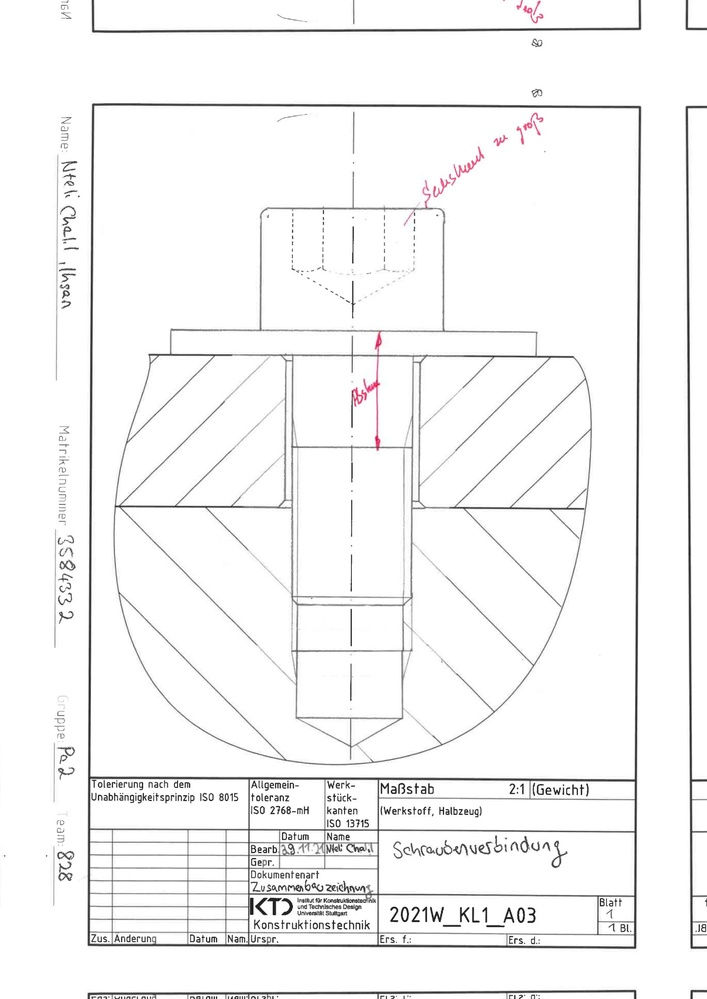
#> input picture Dataset/Original_Data/01Schraubedrawcorrected/101.jpg, 707 x 999 px, shrunk from 1654 x 2338 before the run, found by its file name; its folder holds only this picture in this run
$ jupyter execute --allow-errors clusteringOn1Corrected.ipynb
#> lines starting #> are read from the running program, lines starting #| are printed output that depends on the picture; after the words box and inside, x2 and y2 are one past the last pixel; in counts of white or black regions, pixels touching at a corner belong together
[cell 1]
from sklearn.cluster import KMeans
import numpy as np
import cv2
import os
from pytesseract import image_to_string
from PIL import Image

# Function to extract features from an image
def extract_features(image_path):
    image = cv2.imread(image_path)
#> image is the input picture: shape (999, 707, 3); mean B, G, R 245.3, 245.3, 245.4
    gray = cv2.cvtColor(image, cv2.COLOR_BGR2GRAY)

    # Edge density feature
    edges = cv2.Canny(gray, 100, 200)
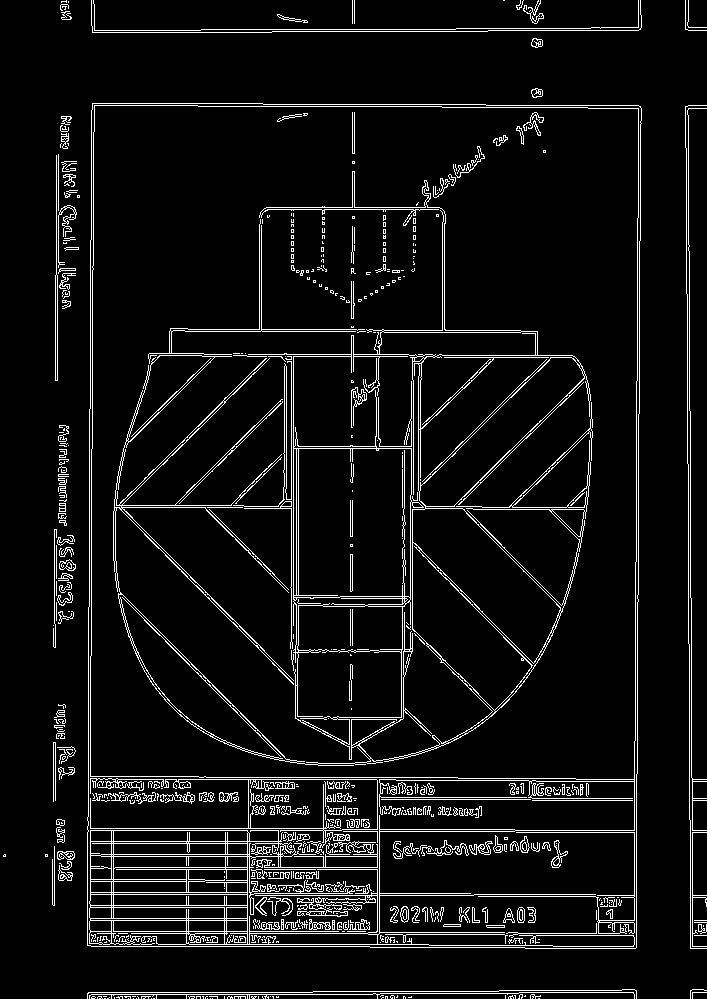
#> edges: shape (999, 707); 6.6% white in thin lines or dots
    edge_density = np.sum(edges) / edges.size
#> edge_density = 16.76

    # Text density feature using OCR
    text = image_to_string(Image.open(image_path))
    text_density = len(text) / (gray.shape[0] * gray.shape[1])

    return [edge_density, text_density]

# Get a list of all image files in the specified directory
def get_image_paths(image_dir):
    return [os.path.join(image_dir, file) for file in os.listdir(image_dir) if file.lower().endswith('.jpg')]

# Path to the directory where all your images are stored
image_directory = '/Users/jadeja19/Documents/Hiwi iktd/data set/Transform dataset/schraube/01Schraubedrawcorrected'

# Extracting features from all images
image_paths = get_image_paths(image_directory)
#> (the rest of this cell did not finish here and is left out)

[cell 2]
from sklearn.cluster import KMeans
from sklearn.decomposition import PCA
import numpy as np
import cv2
import os
from pytesseract import image_to_string
from PIL import Image
import matplotlib.pyplot as plt

# Function to extract features from an image
def extract_features(image_path):
    image = cv2.imread(image_path)
    gray = cv2.cvtColor(image, cv2.COLOR_BGR2GRAY)

    # Edge density feature
    edges = cv2.Canny(gray, 100, 200)
    edge_density = np.sum(edges) / edges.size

    # Text density feature using OCR
    text = image_to_string(Image.open(image_path))
    text_density = len(text) / (gray.shape[0] * gray.shape[1])

    return [edge_density, text_density]

# Function to get image paths
def get_image_paths(image_dir):
    return [os.path.join(image_dir, file) for file in os.listdir(image_dir) if file.lower().endswith('.jpg')]

# Load images and extract features
image_directory = '/Users/jadeja19/Documents/Hiwi iktd/data set/Transform dataset/schraube/01Schraubedrawcorrected'
image_paths = get_image_paths(image_directory)
#> image_paths = 1 item
#> (the rest of this cell did not finish here and is left out)

#> in extract_features, `edge_density = np.sum(edges) / edges.size`: edge_density = 16.76

# Use KMeans to cluster the images into 3 clusters
kmeans = KMeans(n_clusters=3, random_state=42)
kmeans.fit(features)

# Reduce dimensions for visualization
pca = PCA(n_components=2)
reduced_features = pca.fit_transform(features)

# Plot the reduced features in a scatter plot
plt.figure(figsize=(8, 6))
colors = ['r', 'g', 'b']
for i, label in enumerate(kmeans.labels_):
    plt.scatter(reduced_features[i, 0], reduced_features[i, 1], color=colors[label], label=f'Cluster {label}')
plt.title('Clusters of Images')
plt.xlabel('PCA Feature 1')
plt.ylabel('PCA Feature 2')

# Create a legend without duplicate labels
handles, labels = plt.gca().get_legend_handles_labels()
by_label = dict(zip(labels, handles))
plt.legend(by_label.values(), by_label.keys())

plt.show()


$ run again, on Dataset/Original_Data/01Schraubedrawcorrected/28.jpg
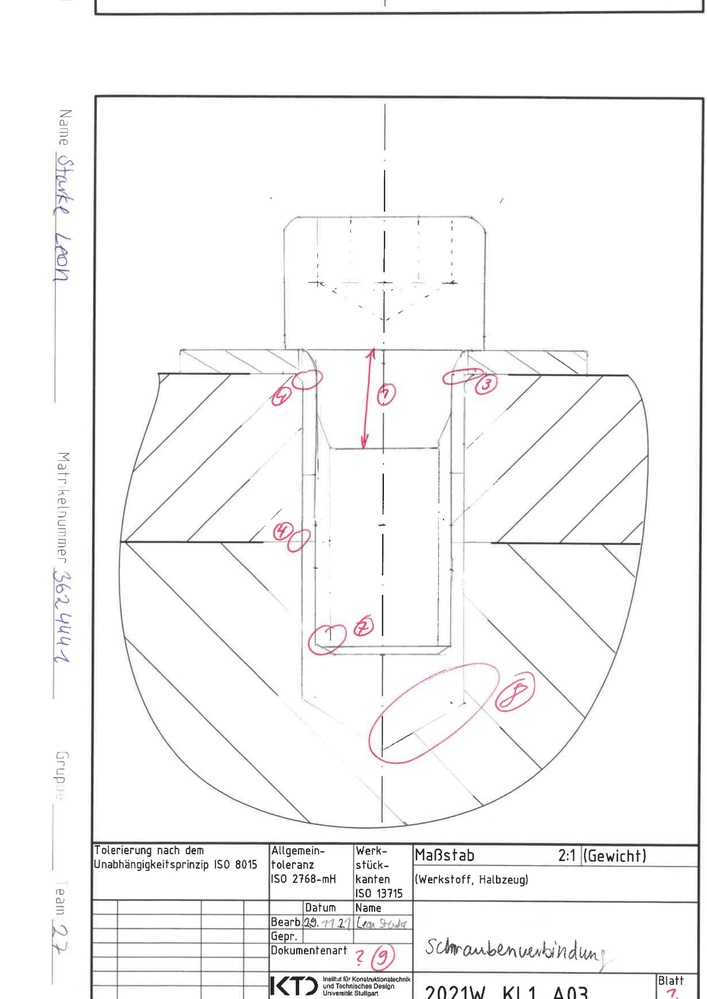
#> input picture Dataset/Original_Data/01Schraubedrawcorrected/28.jpg, 707 x 999 px, shrunk from 1654 x 2338 before the run, found by its file name
#> in extract_features, image is the input picture: shape (999, 707, 3); mean B, G, R 246.5, 246.4, 246.7
#> in extract_features, `edges = cv2.Canny(gray, 100, 200)`:
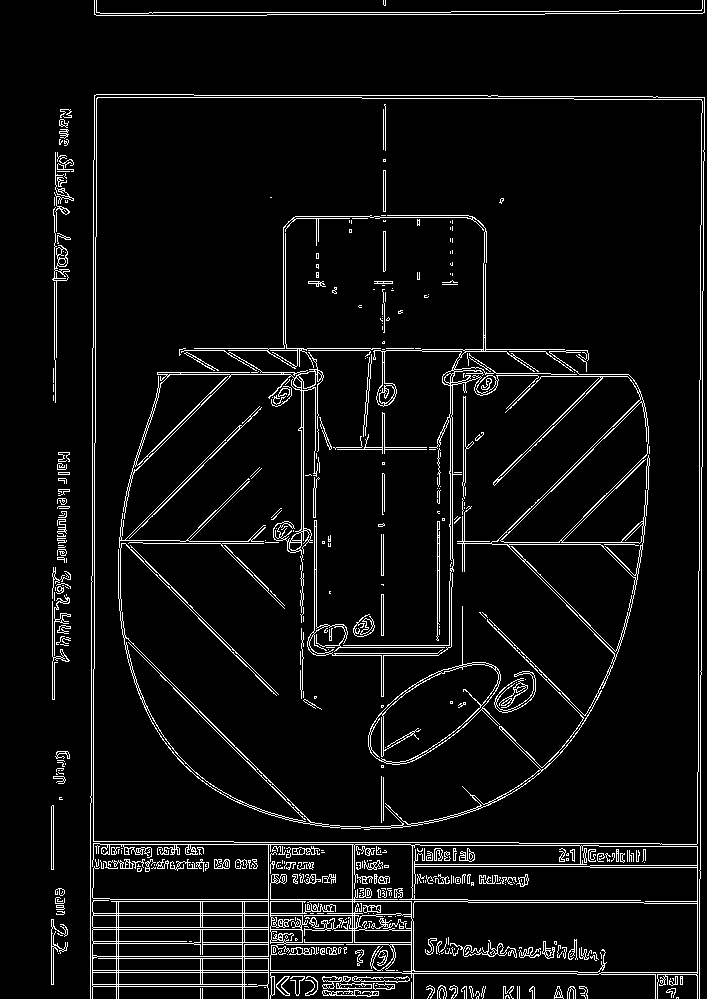
#> edges: shape (999, 707); 5.9% white in thin lines or dots
#> in extract_features, `edge_density = np.sum(edges) / edges.size`: edge_density = 14.93
#> image_paths = 1 item
#> in extract_features, `edge_density = np.sum(edges) / edges.size`: edge_density = 14.93

$ run again, on Dataset/Original_Data/01Schraubedrawcorrected/38.jpg
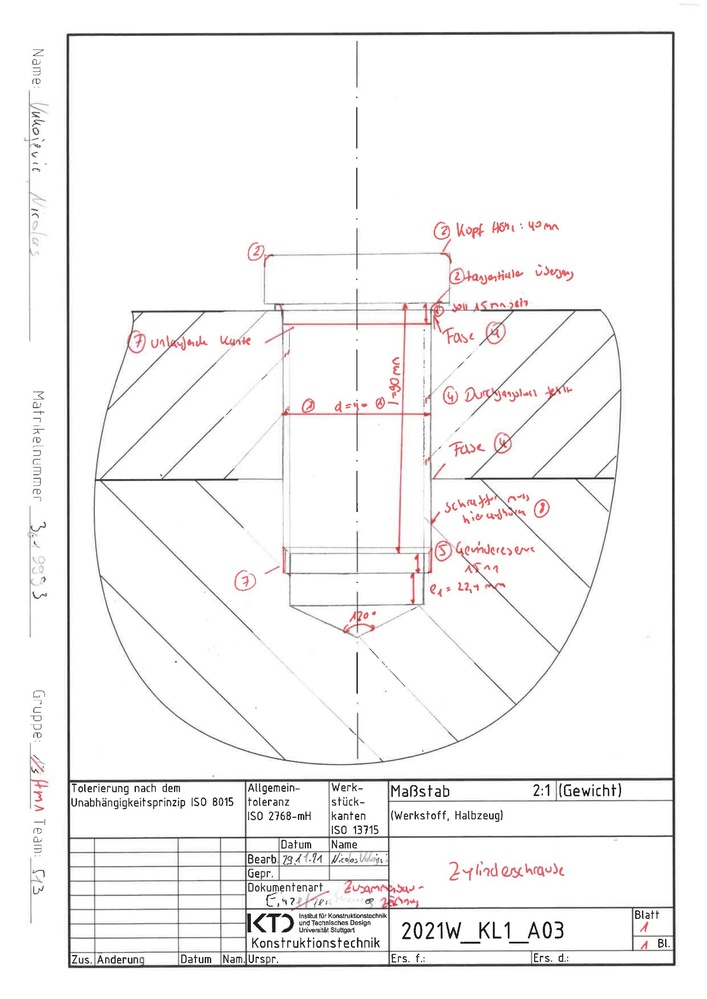
#> input picture Dataset/Original_Data/01Schraubedrawcorrected/38.jpg, 707 x 999 px, shrunk from 1654 x 2338 before the run, found by its file name
#> in extract_features, image is the input picture: shape (999, 707, 3); mean B, G, R 244.9, 244.8, 245.9
#> in extract_features, `edges = cv2.Canny(gray, 100, 200)`:
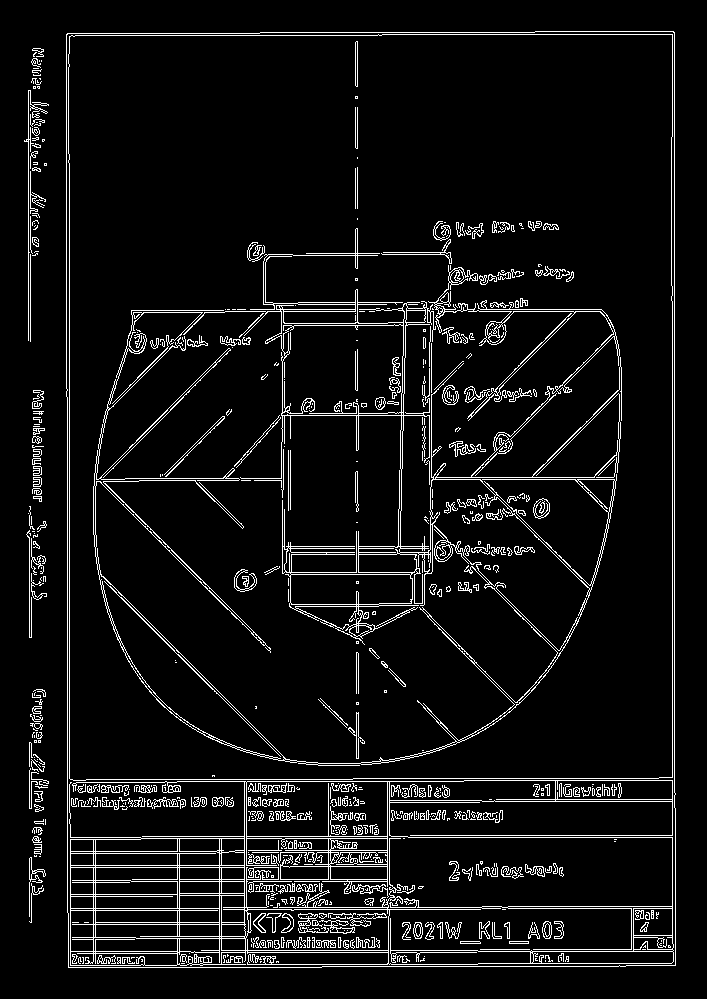
#> edges: shape (999, 707); 6.7% white in thin lines or dots, all inside (x1, y1, x2, y2) = (24, 31, 676, 968)
#> in extract_features, `edge_density = np.sum(edges) / edges.size`: edge_density = 16.98
#> image_paths = 1 item
#> in extract_features, `edge_density = np.sum(edges) / edges.size`: edge_density = 16.98

$ run again, on Dataset/Original_Data/01Schraubedrawcorrected/46.jpg
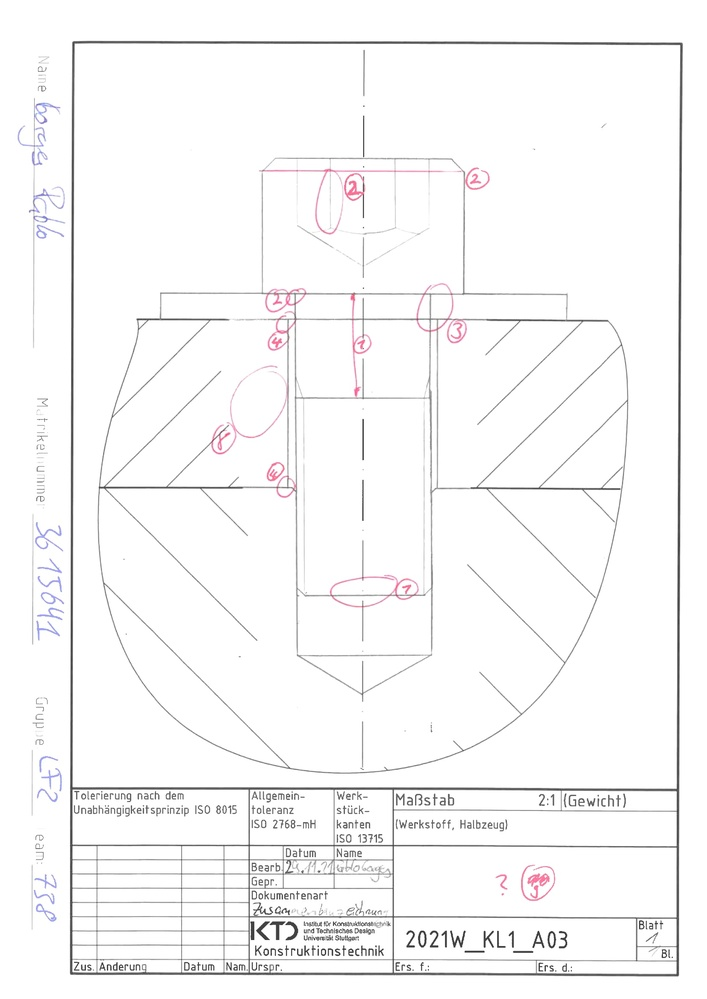
#> input picture Dataset/Original_Data/01Schraubedrawcorrected/46.jpg, 707 x 999 px, shrunk from 1654 x 2338 before the run, found by its file name
#> in extract_features, image is the input picture: shape (999, 707, 3); mean B, G, R 248.1, 247.8, 248.2
#> in extract_features, `edges = cv2.Canny(gray, 100, 200)`:
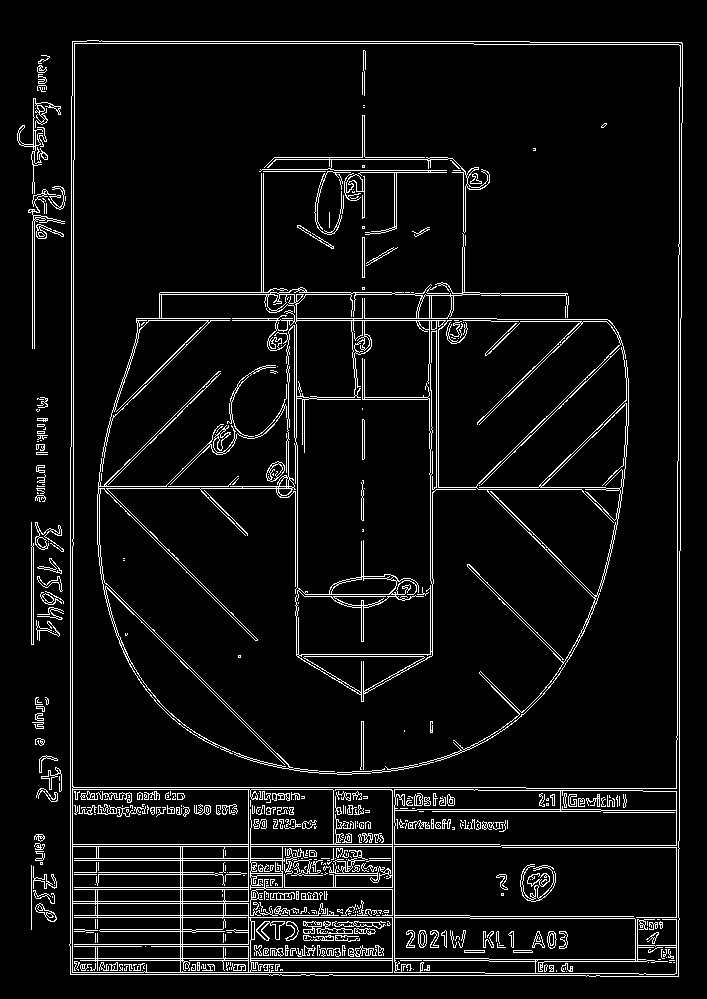
#> edges: shape (999, 707); 6.3% white in thin lines or dots, all inside (x1, y1, x2, y2) = (17, 40, 683, 977)
#> in extract_features, `edge_density = np.sum(edges) / edges.size`: edge_density = 16.14
#> image_paths = 1 item
#> in extract_features, `edge_density = np.sum(edges) / edges.size`: edge_density = 16.14

$ run again, on Dataset/Original_Data/01Schraubedrawcorrected/117.jpg
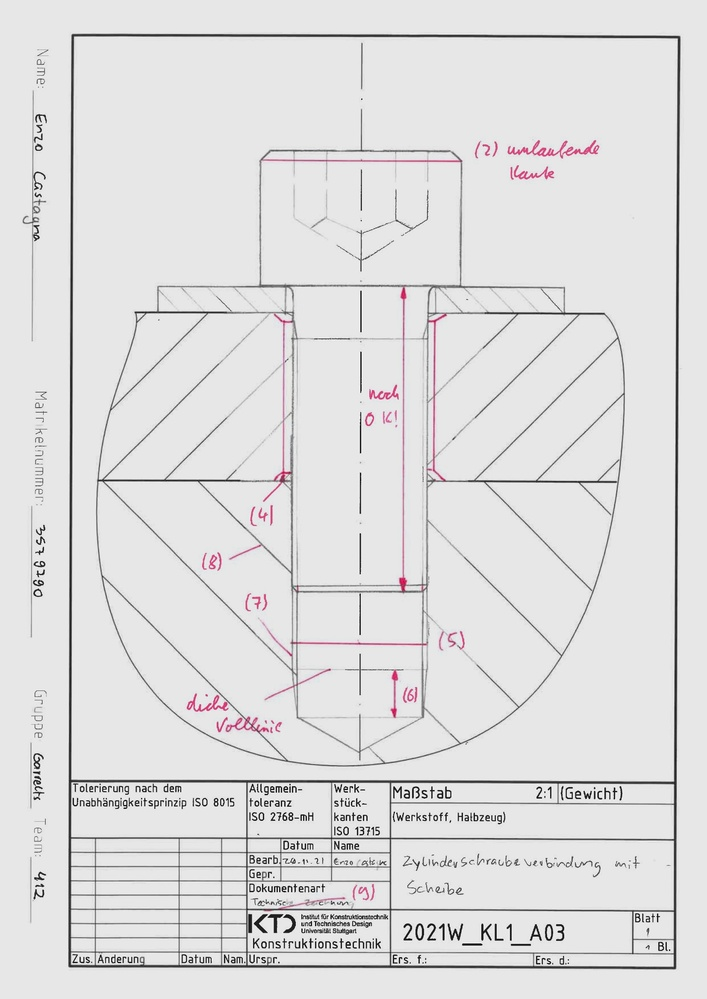
#> input picture Dataset/Original_Data/01Schraubedrawcorrected/117.jpg, 707 x 999 px, shrunk from 1654 x 2338 before the run, found by its file name
#> in extract_features, image is the input picture: shape (999, 707, 3); mean B, G, R 222.3, 222, 222.7
#> in extract_features, `edges = cv2.Canny(gray, 100, 200)`:
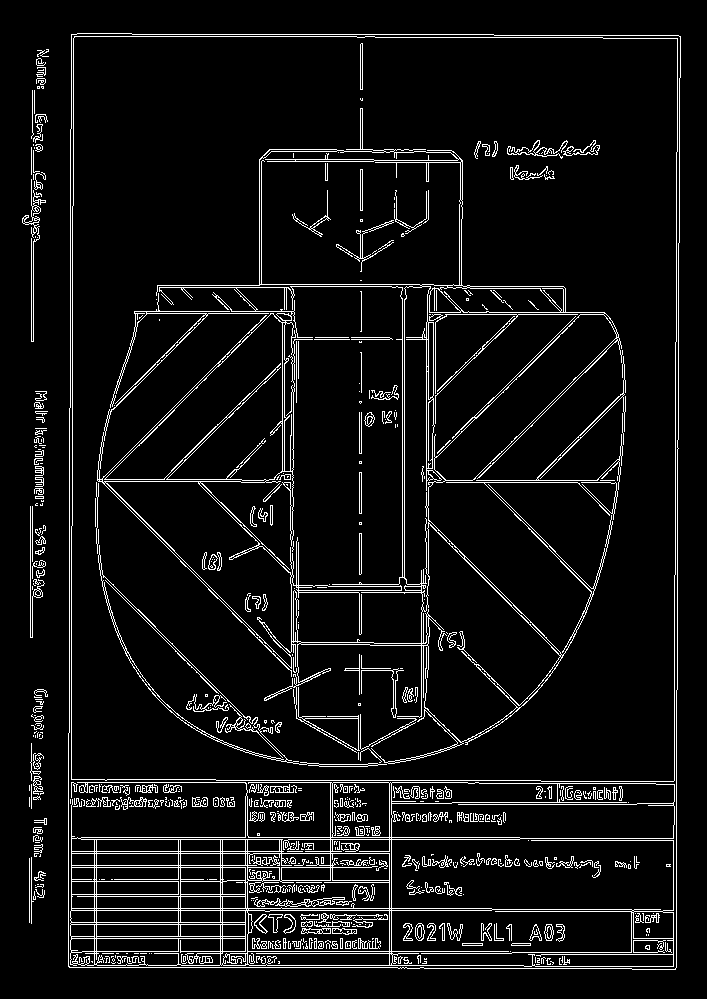
#> edges: shape (999, 707); 6.8% white in thin lines or dots, all inside (x1, y1, x2, y2) = (22, 33, 681, 970)
#> in extract_features, `edge_density = np.sum(edges) / edges.size`: edge_density = 17.27
#> image_paths = 1 item
#> in extract_features, `edge_density = np.sum(edges) / edges.size`: edge_density = 17.27
